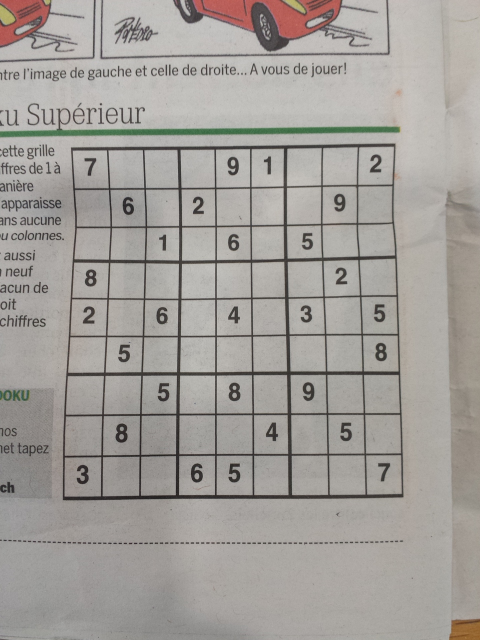
#> input picture sample images/example5.jpg, 960 x 1280 px, found by its file name (shown at 1/2 size)
$ jupyter execute --allow-errors opencv_project.ipynb   (older library calls are emulated)
#> lines starting #> are read from the running program, lines starting #| are printed output that depends on the picture; after the words box and inside, x2 and y2 are one past the last pixel; in counts of white or black regions, pixels touching at a corner belong together
[cell 1]
import cv2
import operator
import numpy as np
import tensorflow as tf
import matplotlib.pyplot as plt
from google.colab.patches import cv2_imshow

[cell 2]
def pre_process_image(img, skip_dilate=False):
  proc = cv2.GaussianBlur(img.copy(), (9, 9), 0)
  proc = cv2.adaptiveThreshold(proc, 255, cv2.ADAPTIVE_THRESH_GAUSSIAN_C, cv2.THRESH_BINARY, 11, 2)
  proc = cv2.bitwise_not(proc, proc)
  return proc

[cell 3]
def find_corners(img):
  _,contours,h =  cv2.findContours(img.copy(),cv2.RETR_EXTERNAL,cv2.CHAIN_APPROX_SIMPLE)
  contours = sorted(contours,key = cv2.contourArea,reverse= True)
  polygon = contours[0]
  bottom_right, _ = max(enumerate([pt[0][0] + pt[0][1] for pt in polygon]), key=operator.itemgetter(1))
  top_left, _ = min(enumerate([pt[0][0] + pt[0][1] for pt in polygon]), key=operator.itemgetter(1))
  bottom_left, _ = min(enumerate([pt[0][0] - pt[0][1] for pt in polygon]), key=operator.itemgetter(1))
  top_right, _ = max(enumerate([pt[0][0] - pt[0][1] for pt in polygon]), key=operator.itemgetter(1))
  return [polygon[top_left][0],polygon[top_right][0],polygon[bottom_right][0],polygon[bottom_left][0]]

[cell 4]
# [15 lines left out: function display_points, not called in this run]

[cell 5]
def distance_between(p1,p2):
  a= p2[0]-p1[0]
  b= p2[1]-p1[1]
  return np.sqrt((a*a) + (b*b))

[cell 6]
def crop_and_warp(img,crop_rect):
  top_left, top_right, bottom_right, bottom_left = crop_rect[0], crop_rect[1], crop_rect[2], crop_rect[3]
  src = np.array([top_left, top_right, bottom_right, bottom_left], dtype='float32')
  side = max([
		distance_between(bottom_right, top_right),
		distance_between(top_left, bottom_left),
		distance_between(bottom_right, bottom_left),
		distance_between(top_left, top_right)
	])
  dst = np.array([[0, 0], [side - 1, 0], [side - 1, side - 1], [0, side - 1]], dtype='float32')
  m = cv2.getPerspectiveTransform(src, dst)
  return cv2.warpPerspective(img, m, (int(side), int(side)))

[cell 7]
def infer_grid(img):
  squares= []
  side= img.shape[:1]
  side= side[0]/9
  for i in range(9):
    for j in range(9):
      p1= (i*side, j*side)
      p2= ((i+1)*side ,(j+1)*side)
      squares.append((p1,p2))
  return squares

[cell 8]
# [7 lines left out: function display_rects, not called in this run]

[cell 9]
def cut_from_rect(img, rect):
  return img[int(rect[0][1]):int(rect[1][1]), int(rect[0][0]):int(rect[1][0])]

[cell 10]
def extract_digit(img, rect, size):
  digit = cut_from_rect(img, rect)  # Get the digit box from the whole square

  h, w = digit.shape[:2]
  margin = int(np.mean([h, w]) / 2.5)
  _, bbox, seed = find_largest_feature(digit, [margin, margin], [w - margin, h - margin])
  digit = cut_from_rect(digit, bbox)

	# Scale and pad the digit so that it fits a square of the digit size we're using for machine learning
  w = bbox[1][0] - bbox[0][0]
  h = bbox[1][1] - bbox[0][1]

	# Ignore any small bounding boxes
  if w > 0 and h > 0 and (w * h) > 100 and len(digit) > 0:
    return scale_and_centre(digit, size, 4)
  else:
    return np.zeros((size, size), np.uint8)

[cell 11]
def get_digits(img, squares, size):
  digits = []
  img = pre_process_image(img.copy(), skip_dilate=True)
  for square in squares:
    digits.append(extract_digit(img, square, size))
  return digits

[cell 12]
def find_largest_feature(inp_img, scan_tl=None, scan_br=None):
  img = inp_img.copy()  # Copy the image, leaving the original untouched
  height, width = img.shape[:2]
  max_area = 0
  seed_point = (None, None)

  if scan_tl is None:
	  scan_tl = [0, 0]

  if scan_br is None:
	  scan_br = [width, height]

  for x in range(scan_tl[0], scan_br[0]):
	  for y in range(scan_tl[1], scan_br[1]):
		  if img.item(y, x) == 255 and x < width and y < height:  # Note that .item() appears to take input as y, x
			  area = cv2.floodFill(img, None, (x, y), 64)
			  if area[0] > max_area:  # Gets the maximum bound area which should be the grid
				  max_area = area[0]
				  seed_point = (x, y)

	# Colour everything grey (compensates for features outside of our middle scanning range
  for x in range(width):
    for y in range(height):
      if img.item(y, x) == 255 and x < width and y < height:
        cv2.floodFill(img, None, (x, y), 64)

  mask = np.zeros((height + 2, width + 2), np.uint8)  # Mask that is 2 pixels bigger than the image

	# Highlight the main feature
  if all([p is not None for p in seed_point]):
    cv2.floodFill(img, mask, seed_point, 255)

  top, bottom, left, right = height, 0, width, 0

  for x in range(width):
    for y in range(height):
      if img.item(y, x) == 64:  # Hide anything that isn't the main feature
        cv2.floodFill(img, mask, (x, y), 0)

			# Find the bounding parameters
      if img.item(y, x) == 255:
        top = y if y < top else top
        bottom = y if y > bottom else bottom
        left = x if x < left else left
        right = x if x > right else right

  bbox = [[left, top], [right, bottom]]
  return img, np.array(bbox, dtype='float32'), seed_point

[cell 13]
def scale_and_centre(img, size, margin=0, background=0):
  h, w = img.shape[:2]

  def centre_pad(length):
	  if length % 2 == 0:
		  side1 = int((size - length) / 2)
		  side2 = side1
	  else:
		  side1 = int((size - length) / 2)
		  side2 = side1 + 1
	  return side1, side2
  def scale(r, x):
	  return int(r * x)

  if h > w:
	  t_pad = int(margin / 2)
	  b_pad = t_pad
	  ratio = (size - margin) / h
	  w, h = scale(ratio, w), scale(ratio, h)
	  l_pad, r_pad = centre_pad(w)
  else:
	  l_pad = int(margin / 2)
	  r_pad = l_pad
	  ratio = (size - margin) / w
	  w, h = scale(ratio, w), scale(ratio, h)
	  t_pad, b_pad = centre_pad(h)

  img = cv2.resize(img, (w, h))
  img = cv2.copyMakeBorder(img, t_pad, b_pad, l_pad, r_pad, cv2.BORDER_CONSTANT, None, background)
  return cv2.resize(img, (size, size))

[cell 14]
# [8 lines left out: function show_digits, not called in this run]

[cell 15]
def load_model():
  kr_model=tf.keras.models.load_model('final.pt')
  kr_model.compile(optimizer = tf.train.AdamOptimizer(),
                loss = 'sparse_categorical_crossentropy',
                metrics=['accuracy'])
  return kr_model

[cell 16]
# [37 lines left out: functions findNextCellToFill, isValid, solveSudoku, not called in this run]

[cell 17]
img = cv2.imread('example5.jpg', cv2.IMREAD_GRAYSCALE)
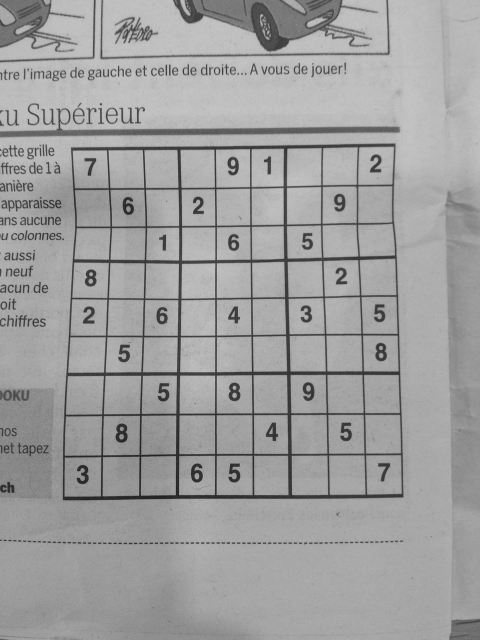
#> img: shape (1280, 960) (shown at 1/2 size); min 22, max 206, mean 159
processed = pre_process_image(img)
#> in pre_process_image, `proc = cv2.adaptiveThreshold(proc, 255, cv2.ADAPTIVE_THRESH_GAUSSIAN_C..`:
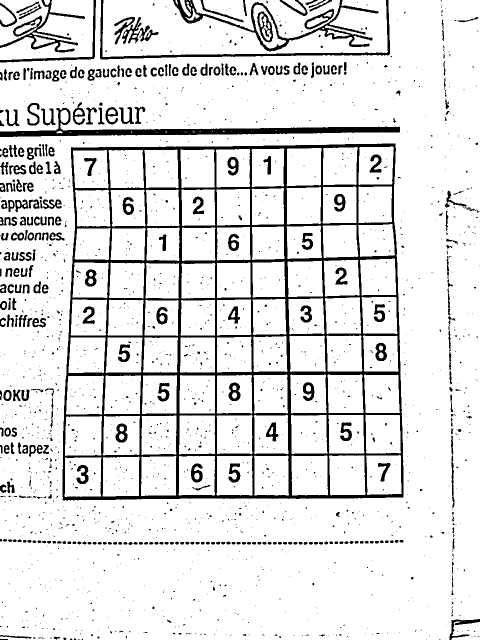
#> proc: shape (1280, 960) (shown at 1/2 size); 88.4% white; 1933 black regions (1585 under 20 px), largest, box (x1, y1, x2, y2) and area: (125, 287, 807, 1001) 65424, (0, 216, 800, 274) 9521, (346, 0, 757, 103) 5134
#> in pre_process_image, `proc = cv2.bitwise_not(proc, proc)`:
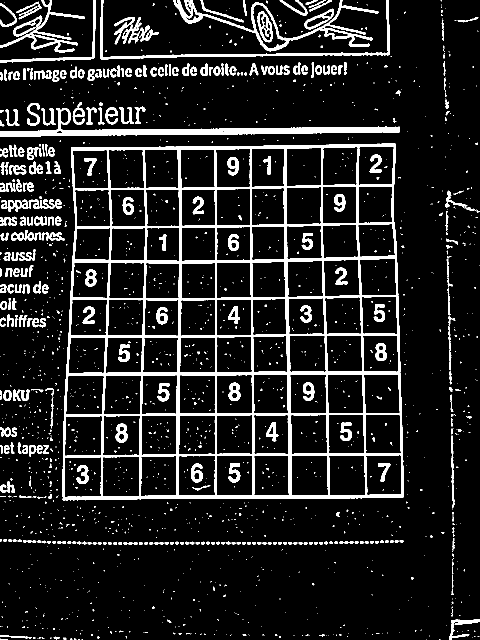
#> proc: shape (1280, 960) (shown at 1/2 size); 11.6% white; 1933 white regions (1585 under 20 px)
corners = find_corners(processed)
#> in find_corners, `_,contours,h =  cv2.findContours(img.copy(),cv2.RETR_EXTERNAL,cv2.CHAI..`: contours = 1284 contours, 1011 with area under 20; largest, box (x1, y1, x2, y2) and area: (125, 287, 807, 1001) 465000, (0, 216, 800, 274) 9092, (346, 0, 757, 103) 7764, (0, 0, 170, 105) 3364, (200, 0, 780, 119) 3012; h = 1284 rows, first 6: [1, -1, -1, -1], [2, 0, -1, -1], [3, 1, -1, -1], [4, 2, -1, -1], [5, 3, -1, -1], [6, 4, -1, -1]
#> in find_corners, `polygon = contours[0]`: polygon = contour of 312 points, box (x1, y1, x2, y2) (125, 287, 807, 1001), area 465000
#> in find_corners, `bottom_right, _ = max(enumerate([pt[0][0] + pt[0][1] for pt in polygon..`: bottom_right = 217
#> in find_corners, `top_left, _ = min(enumerate([pt[0][0] + pt[0][1] for pt in polygon]), ..`: top_left = 46
#> in find_corners, `bottom_left, _ = min(enumerate([pt[0][0] - pt[0][1] for pt in polygon]..`: bottom_left = 124
#> in find_corners, `top_right, _ = max(enumerate([pt[0][0] - pt[0][1] for pt in polygon]),..`: top_right = 303
#> corners = [[143, 294], [790, 287], [806, 994], [125, 999]]
#display_points(processed,corners)
cropped = crop_and_warp(img, corners)
#> in crop_and_warp, `top_left, top_right, bottom_right, bottom_left = crop_rect[0], crop_re..`: top_left = [143, 294]; top_right = [790, 287]; bottom_right = [806, 994]; bottom_left = [125, 999]
#> in crop_and_warp, `src = np.array([top_left, top_right, bottom_right, bottom_left], dtype..`: src = [[143, 294], [790, 287], [806, 994], [125, 999]]
#> in distance_between, `a= p2[0]-p1[0]`: a = -16
#> in distance_between, `b= p2[1]-p1[1]`: b = -707
#> in crop_and_warp, `side = max([ distance_between(bottom_right, top_right), distance_betwe..`: side = 707.2
#> in crop_and_warp, `dst = np.array([[0, 0], [side - 1, 0], [side - 1, side - 1], [0, side ..`: dst = [[0, 0], [706.2, 0], [706.2, 706.2], [0, 706.2]]
#> in crop_and_warp, `m = cv2.getPerspectiveTransform(src, dst)`: m = [[1.12, 0.0286, -168.7], [0.0117, 1.08, -318.9], [5.87e-06, 7.63e-05, 1]]
#> in crop_and_warp, `return cv2.warpPerspective(img, m, (int(side), int(side)))`:
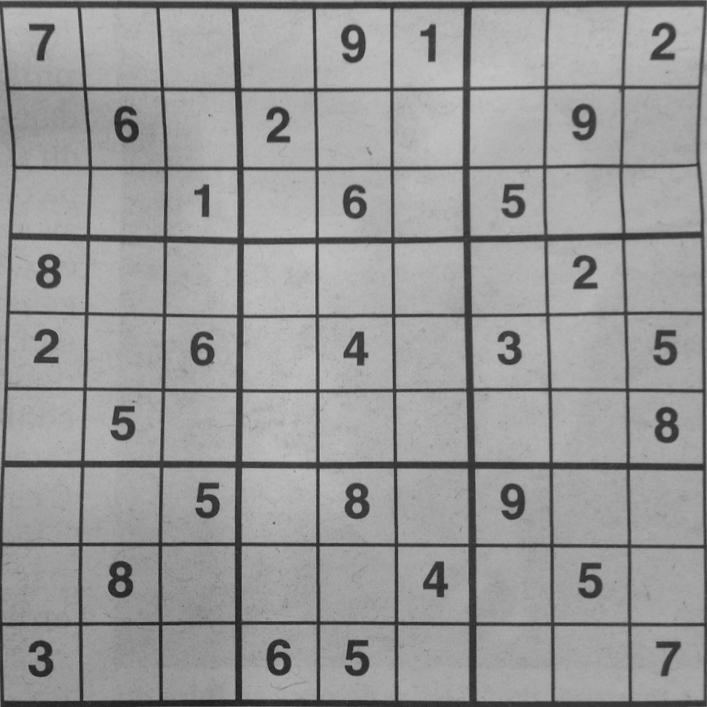
#> returned value: shape (707, 707); min 27, max 196, mean 152.8
#cv2_imshow(cropped)
squares = infer_grid(cropped)
#> squares = 81 items
#display_rects(cropped, squares)
digits = get_digits(cropped, squares, 28)
#> call 2 of pre_process_image, with skip_dilate = True
#> in pre_process_image (call 2), `proc = cv2.GaussianBlur(img.copy(), (9, 9), 0)`:
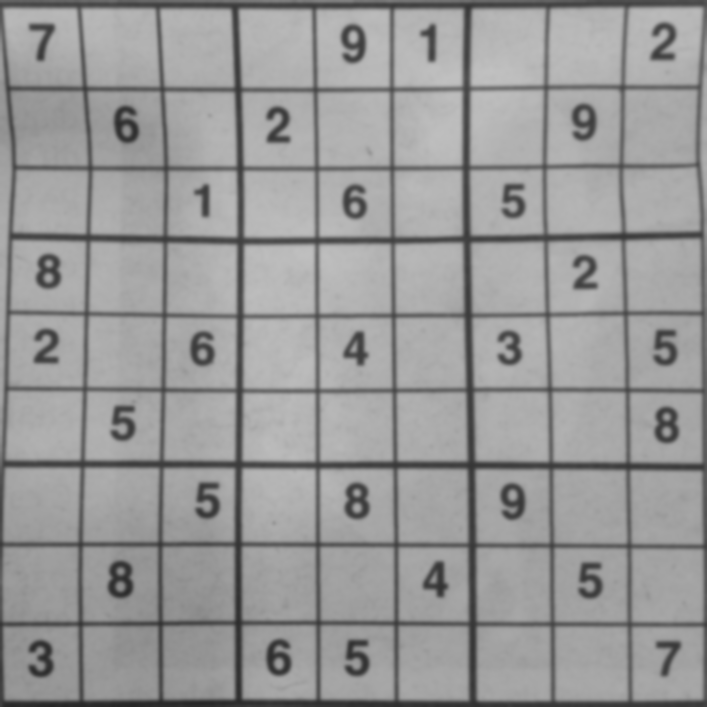
#> proc: shape (707, 707); min 38, max 193, mean 152.7
#> in pre_process_image (call 2), `proc = cv2.adaptiveThreshold(proc, 255, cv2.ADAPTIVE_THRESH_GAUSSIAN_C..`:
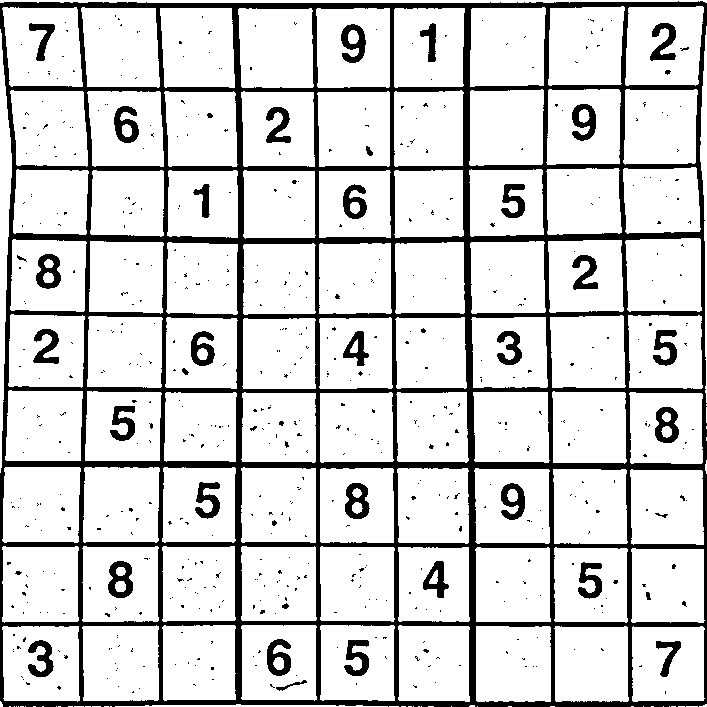
#> proc: shape (707, 707); 83.4% white; 596 black regions (555 under 20 px), largest, box (x1, y1, x2, y2) and area: (0, 1, 707, 707) 66498, (108, 561, 133, 598) 569, (341, 24, 366, 63) 558
#> the loop in get_digits, `for square in squares:` made 81 passes
#> square on passes 38 to 49: ((314.2, 78.56), (392.8, 157.1)), ((314.2, 157.1), (392.8, 235.7)), ((314.2, 235.7), (392.8, 314.2)), ((314.2, 314.2), (392.8, 392.8)), ((314.2, 392.8), (392.8, 471.3)), ((314.2, 471.3), (392.8, 549.9)), ((314.2, 549.9), (392.8, 628.4)), ((314.2, 628.4), (392.8, 707)), ((392.8, 0), (471.3, 78.56)), ((392.8, 78.56), (471.3, 157.1)), ((392.8, 157.1), (471.3, 235.7)), ((392.8, 235.7), (471.3, 314.2))
#> square on passes 3, 6, 7, 8, 10, 12: ((0, 157.1), (78.56, 235.7)), ((0, 392.8), (78.56, 471.3)), ((0, 471.3), (78.56, 549.9)), ((0, 549.9), (78.56, 628.4)), ((78.56, 0), (157.1, 78.56)), ((78.56, 157.1), (157.1, 235.7))
#> pass 1, in extract_digit, `digit = cut_from_rect(img, rect)`:
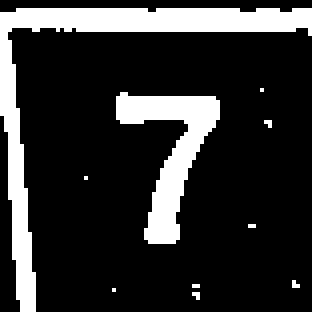
#> digit: shape (78, 78) (shown 4 times larger); 18.5% white; 10 white regions (8 under 20 px), largest, box (x1, y1, x2, y2) and area: (0, 2, 78, 78) 728, (29, 23, 55, 61) 384
#> pass 1, in extract_digit, `digit = cut_from_rect(digit, bbox)`:
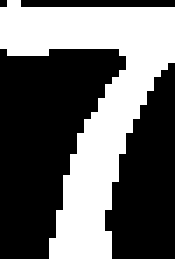
#> digit: shape (37, 25) (shown 7 times larger); 40.2% white; 1 white region, box (x1, y1, x2, y2) and area: (0, 0, 25, 37) 372
#> pass 1, in scale_and_centre, `img = cv2.copyMakeBorder(img, t_pad, b_pad, l_pad, r_pad, cv2.BORDER_C..`:
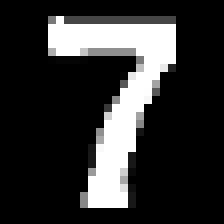
#> img: shape (28, 28) (shown 8 times larger); min 0, max 255, mean 49.6
#> pass 2, in extract_digit (call 2), `digit = cut_from_rect(img, rect)`:
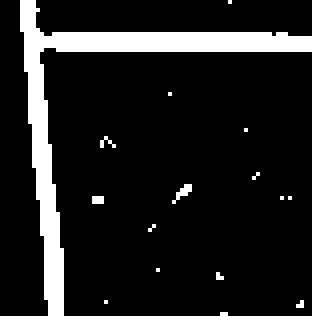
#> digit: shape (79, 78) (shown 4 times larger); 11.7% white; 16 white regions (15 under 20 px), largest, box (x1, y1, x2, y2) and area: (5, 0, 78, 79) 683
#show_digits(digits)

$ run again, with sample images/example1.jpg copied over sample images/example5.jpg
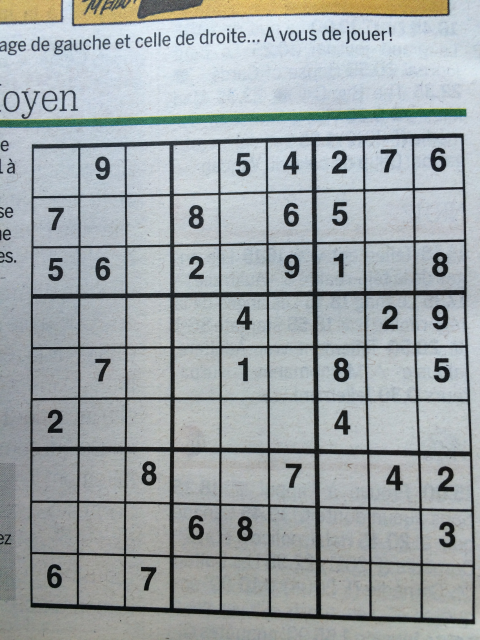
#> input picture sample images/example1.jpg, 960 x 1280 px, found by its file name (shown at 1/2 size)
#> in pre_process_image, `proc = cv2.adaptiveThreshold(proc, 255, cv2.ADAPTIVE_THRESH_GAUSSIAN_C..`:
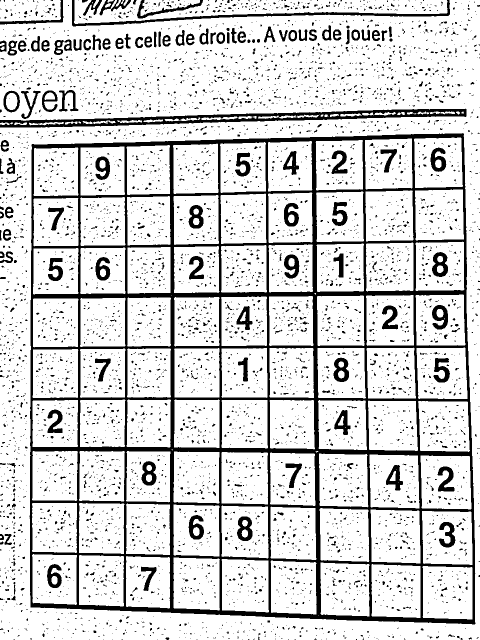
#> proc: shape (1280, 960) (shown at 1/2 size); 83.5% white; 5975 black regions (5574 under 20 px), largest, box (x1, y1, x2, y2) and area: (59, 266, 951, 1249) 107806, (0, 217, 933, 255) 11106, (144, 0, 900, 53) 4185
#> in find_corners, `_,contours,h =  cv2.findContours(img.copy(),cv2.RETR_EXTERNAL,cv2.CHAI..`: contours = 2198 contours, 2109 with area under 20; largest, box (x1, y1, x2, y2) and area: (59, 266, 951, 1249) 836365, (0, 217, 933, 255) 13207, (144, 0, 900, 53) 3354, (7, 181, 40, 225) 1092, (274, 0, 406, 37) 806; h = 2198 rows, first 6: [1, -1, -1, -1], [2, 0, -1, -1], [3, 1, -1, -1], [4, 2, -1, -1], [5, 3, -1, -1], [6, 4, -1, -1]
#> polygon = contour of 362 points, box (x1, y1, x2, y2) (59, 266, 951, 1249), area 836365
#> in find_corners, `bottom_right, _ = max(enumerate([pt[0][0] + pt[0][1] for pt in polygon..`: bottom_right = 253
#> in find_corners, `top_left, _ = min(enumerate([pt[0][0] + pt[0][1] for pt in polygon]), ..`: top_left = 76
#> in find_corners, `bottom_left, _ = min(enumerate([pt[0][0] - pt[0][1] for pt in polygon]..`: bottom_left = 133
#> in find_corners, `top_right, _ = max(enumerate([pt[0][0] - pt[0][1] for pt in polygon]),..`: top_right = 360
#> corners = [[64, 288], [927, 267], [949, 1248], [61, 1214]]
#> in crop_and_warp, `top_left, top_right, bottom_right, bottom_left = crop_rect[0], crop_re..`: top_left = [64, 288]; top_right = [927, 267]; bottom_right = [949, 1248]; bottom_left = [61, 1214]
#> src = [[64, 288], [927, 267], [949, 1248], [61, 1214]]
#> a = -22
#> b = -981
#> in crop_and_warp, `side = max([ distance_between(bottom_right, top_right), distance_betwe..`: side = 981.2
#> dst = [[0, 0], [980.2, 0], [980.2, 980.2], [0, 980.2]]
#> m = [[1.22, 0.00395, -79.09], [0.0268, 1.1, -319.1], [6.92e-05, 3.03e-05, 1]]
#> squares = 81 items
#> the loop in get_digits, `for square in squares:` made 81 passes
#> square on passes 37 to 44: ((436, 0), (545, 109)), ((436, 109), (545, 218)), ((436, 218), (545, 327)), ((436, 327), (545, 436)), ((436, 436), (545, 545)), ((436, 545), (545, 654)), ((436, 654), (545, 763)), ((436, 763), (545, 872))
#> pass 2, in scale_and_centre, `img = cv2.copyMakeBorder(img, t_pad, b_pad, l_pad, r_pad, cv2.BORDER_C..`:
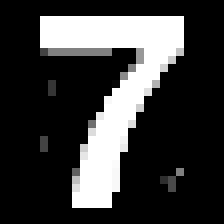
#> img: shape (28, 28) (shown 8 times larger); min 0, max 255, mean 58.2

$ run again, with sample images/example10.jpg copied over sample images/example5.jpg
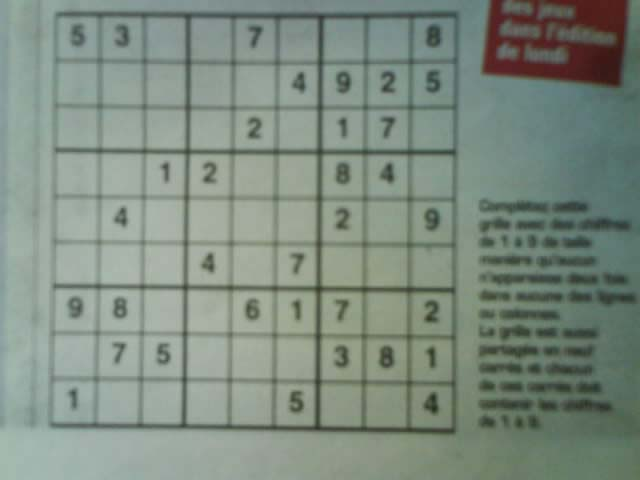
#> input picture sample images/example10.jpg, 640 x 480 px, found by its file name
#> in find_corners, `_,contours,h =  cv2.findContours(img.copy(),cv2.RETR_EXTERNAL,cv2.CHAI..`: contours = 122 contours, 60 with area under 20; largest, box (x1, y1, x2, y2) and area: (48, 11, 459, 434) 156900, (482, 0, 628, 87) 3548, (479, 199, 548, 214) 492, (489, 272, 562, 285) 452, (479, 345, 538, 358) 392; h = 122 rows, first 6: [1, -1, -1, -1], [2, 0, -1, -1], [3, 1, -1, -1], [4, 2, -1, -1], [5, 3, -1, -1], [6, 4, -1, -1]
#> polygon = contour of 659 points, box (x1, y1, x2, y2) (48, 11, 459, 434), area 156900
#> in find_corners, `bottom_right, _ = max(enumerate([pt[0][0] + pt[0][1] for pt in polygon..`: bottom_right = 510
#> in find_corners, `top_left, _ = min(enumerate([pt[0][0] + pt[0][1] for pt in polygon]), ..`: top_left = 2
#> in find_corners, `bottom_left, _ = min(enumerate([pt[0][0] - pt[0][1] for pt in polygon]..`: bottom_left = 444
#> in find_corners, `top_right, _ = max(enumerate([pt[0][0] - pt[0][1] for pt in polygon]),..`: top_right = 587
#> corners = [[56, 12], [458, 13], [454, 433], [49, 426]]
#> in crop_and_warp, `top_left, top_right, bottom_right, bottom_left = crop_rect[0], crop_re..`: top_left = [56, 12]; top_right = [458, 13]; bottom_right = [454, 433]; bottom_left = [49, 426]
#> src = [[56, 12], [458, 13], [454, 433], [49, 426]]
#> a = 4
#> b = -420
#> in crop_and_warp, `side = max([ distance_between(bottom_right, top_right), distance_betwe..`: side = 420
#> dst = [[0, 0], [419, 0], [419, 419], [0, 419]]
#> m = [[1.06, 0.0179, -59.55], [-0.00254, 1.02, -12.12], [3.58e-05, 1.9e-05, 1]]
#> squares = 81 items
#> the loop in get_digits, `for square in squares:` made 81 passes
#> square on passes 2 to 6: ((0, 46.67), (46.67, 93.33)), ((0, 93.33), (46.67, 140)), ((0, 140), (46.67, 186.7)), ((0, 186.7), (46.67, 233.3)), ((0, 233.3), (46.67, 280))
#> pass 3, in extract_digit (call 3), `digit = cut_from_rect(img, rect)`:
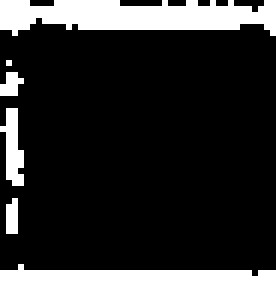
#> digit: shape (47, 46) (shown 6 times larger); 15.8% white; 6 white regions (3 under 20 px), largest, box (x1, y1, x2, y2) and area: (0, 0, 46, 6) 196, (0, 44, 46, 47) 92, (0, 18, 4, 31) 31
